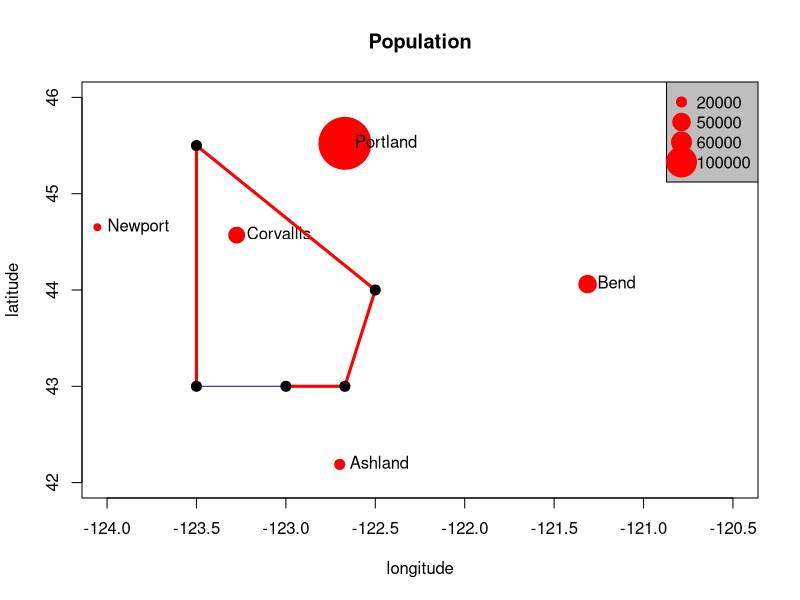

Reproduce this figure in R.
## ---- chunk 1
cities <- c('Ashland','Corvallis','Bend','Portland','Newport')
longitude <- c(-122.699, -123.275, -121.313, -122.670, -124.054)
latitude <- c(42.189, 44.57, 44.061, 45.523, 44.652)
population <- c(20062,50297,61362,537557,9603)
locs <- cbind(longitude, latitude) 
plot(locs, cex=sqrt(population*.0002), pch=20, col='red', 
  main='Population', xlim = c(-124,-120.5), ylim = c(42, 46))
text(locs, cities, pos=4)

# Add a legend
breaks <- c(20000, 50000, 60000, 100000)
options(scipen=3)
legend("topright", legend=breaks, pch=20, pt.cex=1+breaks/20000, 
  col='red', bg='gray')
## ---- chunk 2
lon <- c(-123.5, -123.5, -122.5, -122.670, -123)
lat <- c(43, 45.5, 44, 43, 43)
x <- cbind(lon, lat)
polygon(x, border='blue')
lines(x, lwd=3, col='red')
points(x, cex=2, pch=20)
